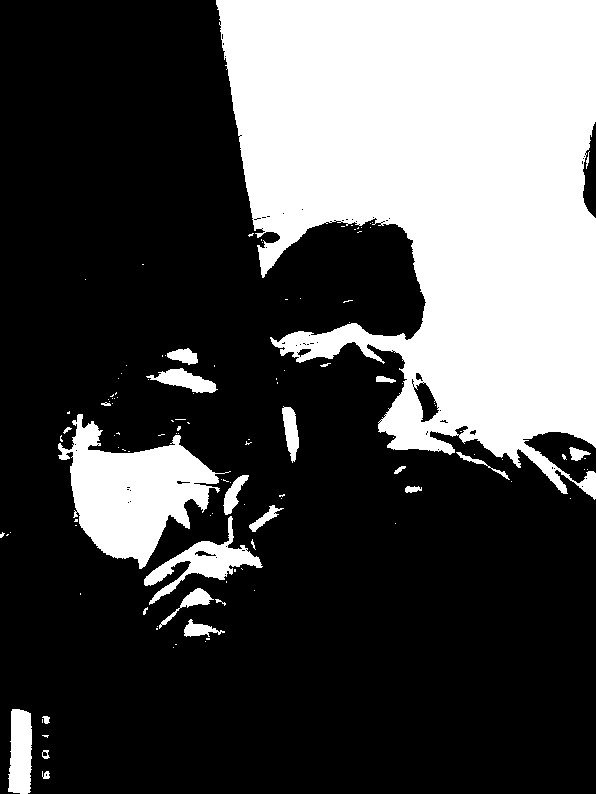
#> input picture fitrahbiner.jpg, 596 x 794 px
$ python OperasiMorfologi.py
#> lines starting #> are read from the running program, lines starting #| are printed output that depends on the picture
#Muhammad Fitrah Ramadhan
#F 551 20 081
#Kelas B
import cv2 as cv2
import numpy as np

img = cv2.imread("fitrahbiner.jpg")
#> img is the input picture: shape (794, 596, 3); min 0, max 255, mean 79.6
cv2.imshow("Original Image", img)
kernel = np.ones((5,5), np.uint8)
erosion = cv2.erode(img, kernel, iterations = 1)
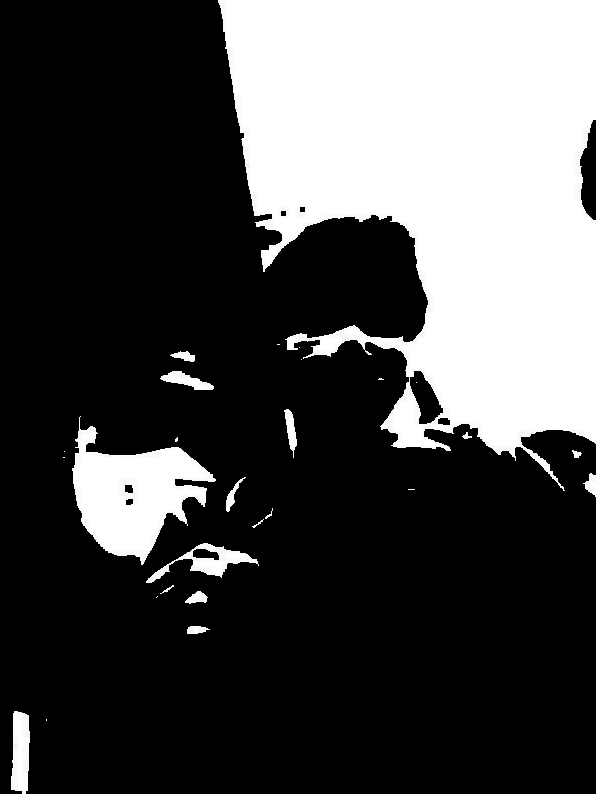
#> erosion: shape (794, 596, 3); min 0, max 255, mean 72.7
cv2.imshow("erosion", erosion)

dilation = cv2.dilate(img, kernel, iterations= 1)
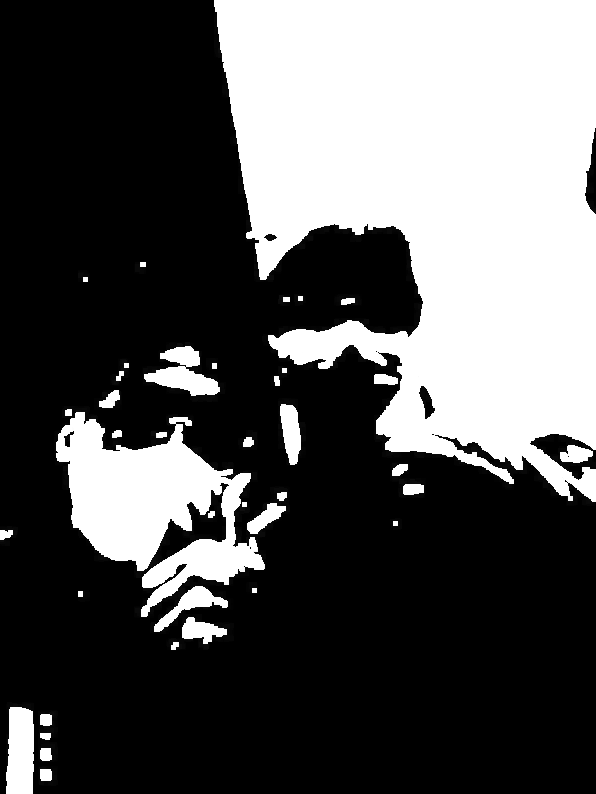
#> dilation: shape (794, 596, 3); min 0, max 255, mean 87.7
cv2.imshow("Dilasi", dilation)

kernell = np.ones((3,3), np.uint8)
opening = cv2.morphologyEx(img, cv2.MORPH_OPEN, kernell)
cv2.imshow('Opening', opening)

closing = cv2. morphologyEx(img, cv2.MORPH_CLOSE, kernel)
cv2.imshow("Closing", closing)

gradient = cv2.morphologyEx(img, cv2.MORPH_GRADIENT, kernel)
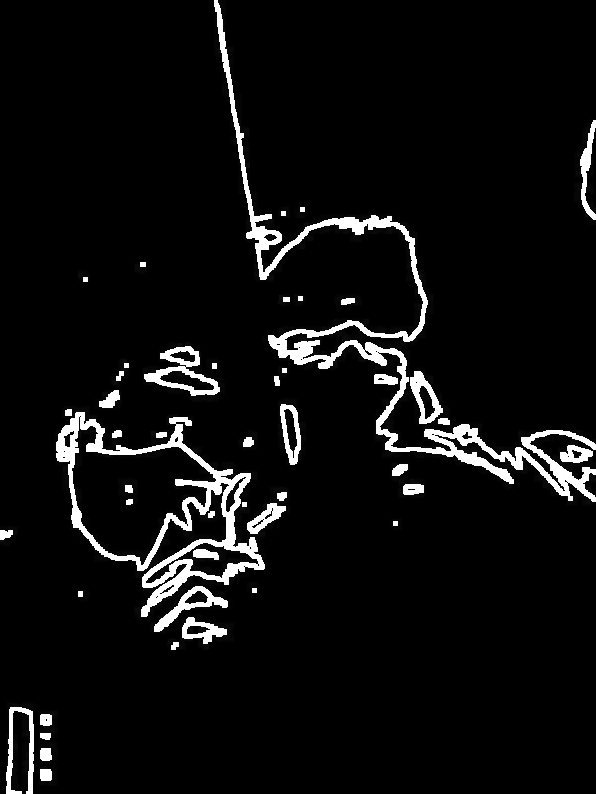
#> gradient: shape (794, 596, 3); min 0, max 255, mean 15
cv2.imshow("Gradient", gradient)

cv2.waitKey(0)
cv2.destroyAllWindows()
